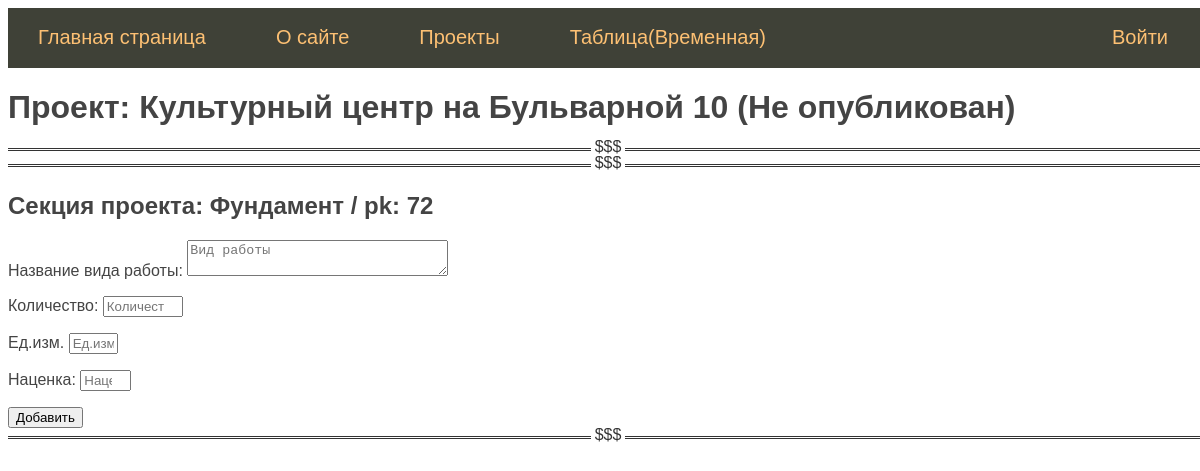
Page /add_work/80/72 on the committed database.
### estimate/models.py (models this page shows, shortened)
class Project(models.Model):
    title_p = models.CharField(max_length=255, unique=True,
                               verbose_name="Название Проекта")  # атрибут title будет определять одноименное поле как текстовую строку с максимальным числом символов 255.
    description_p = models.TextField(verbose_name="Текст статьи", blank=True,
                                     null=True)  # поле задано как текстовое с параметром blank=True. Данный параметр означает, что это поле может быть пустым, то есть, не содержать текста.
    time_create_p = models.DateTimeField(auto_now_add=True,
                                         verbose_name="Время создания")  # auto_now_add – позволяет фиксировать текущее время только в момент первого добавления записи в таблицу БД;
    time_update_p = models.DateTimeField(auto_now=True,
                                         verbose_name="Время изменения")  # auto_now – фиксирует текущее время всякий раз при изменении или добавлении записи в таблицу БД.
    is_published_p = models.BooleanField(default=False, verbose_name="Публикация", blank=True,
                                         null=True)  # атрибут is_published определен через класс BooleanField с параметром default=True. Это означает, что по умолчанию значение поля в БД будет установлено в значение True и статья будет считаться опубликованной.
    def __str__(self):
        return self.title_p
    class Meta:
        verbose_name = 'Проект'
        verbose_name_plural = '1.Проекты'
        ordering = ['-time_create_p', 'title_p']

class ProjectSection(models.Model):
    title_s = models.CharField(max_length=255, verbose_name="Раздел Проекта", unique=False)
    time_create_s = models.DateTimeField(auto_now_add=True, verbose_name="Время создания")
    time_update_s = models.DateTimeField(auto_now=True, verbose_name="Время изменения")
    is_published_s = models.BooleanField(default=False, verbose_name="Публикация", blank=True, null=True)
    prj = models.ForeignKey('Project', on_delete=models.CASCADE, null=False, verbose_name="Проект")
    class Meta:
        verbose_name = 'Раздел проекта'
        verbose_name_plural = '2.Разделы проекта'
        ordering = ['-title_s']

### estimate/views.py (the view)
# urls.py: path('add_work/<int:prj_id>/<int:sect_id>', add_work, name='add_work'),
def add_work(request, prj_id, sect_id):
    prj = Project.objects.get(pk=prj_id)
    sect = ProjectSection.objects.get(pk=sect_id)
    if request.method == 'POST':
        form_w = AddWorkType(request.POST)
        if form_w.is_valid():
            try:
                form_w.cleaned_data['prj_w'] = prj
                form_w.cleaned_data['sect'] = sect
                WorkType.objects.create(**form_w.cleaned_data)
                return redirect('project_table', prj_id=prj.pk)
            except:
                form_w.add_error(None, "Ошибка создания вида работы")
    else:
        form_w = AddWorkType()
    context = {'prj': prj, 'form_w': form_w, 'sect': sect}
    return render(request, 'estimate/add_work.html', context=context)

### estimate/forms.py
class AddWorkType(ModelForm):
    def __init__(self, *args, **kwargs):
        super().__init__(*args, **kwargs)
    quantity_w = IntegerField(label='Количество',
        widget=NumberInput(attrs={'placeholder': 'Количество', 'min': 1,
                                  'style': "width: calc(7ch + 20px)", 'class': "colortext"}))
    class Meta:
        model = WorkType
        fields = ('title_w', 'quantity_w', 'unit_w', 'margin_w',)
        widgets = {
            'title_w': Textarea(attrs={
                'placeholder': 'Вид работы',
                'cols': '30',
                'rows': '2',
                'maxlength': 100,
                'class': "colortext"
            }),
            'unit_w': TextInput(attrs={
                'placeholder': 'Ед.изм',
                'maxlength': '10',
                'size': '3',
                'class': "colortext"
            }),
            'margin_w': NumberInput(attrs={
                'min': '0',
                'placeholder': 'Наценка',
                'max': '200',
                'style': "width: calc(3ch + 20px)",
                'class': "colortext"
            }),
        }

### estimate/templatetags/estimate_tags.py (called while the page is built)
@register.simple_tag()
def return_menu():
    menu = [
        {'title': "Главная страница", 'url_name': 'index'},
        {'title': "О сайте", 'url_name': 'about'},
        {'title': "Проекты", 'url_name': 'all_projects'},
        {'title': 'Таблица(Временная)', 'url_name': 'page'},
        {'title': "Войти", 'url_name': 'login'}
    ]
    return menu

### estimate/templates/estimate/add_work.html (shortened to what this page needs)
{% extends 'estimate/base(in_process).html' %}
{% block content %}
{% if prj.is_published %}
    <h1>Проект: {{ prj.title_p }} (Опубликован)</h1>
  {% else %}
    <h1>Проект: {{ prj }} (Не опубликован)</h1>
  {% endif %}
  <hr>
  <hr>
  <h2>Секция проекта: {{ sect.title_s }} / pk: {{ sect.pk }}</h2>
  <form action="{% url 'add_work' prj.pk sect.pk %}" method="post">
  {{ form_w.as_p }}
  <button type="submit">Добавить</button>
  </form>
  <hr>
{% endblock content %}

### estimate/static/estimate/css/styles.css (style rules this page uses)
html, body { font-family: 'Arial'; padding: 0; height: 100%; width: 100%; color: #444; }
hr:after { background: #fff; content: '$$$'; padding: 0 4px; position: relative; top: -13px; }
hr { border: none; border-top: 3px double #333; color: #333; overflow: visible; text-align: center; height: 5px; }

### rows in the picture
Project: title_p "Культурный центр на Бульварной 10"
ProjectSection: title_s "Фундамент", pk "72"

### other values in the picture
{{ m.title }} "Главная страница" "О сайте" "Проекты" "Таблица(Временная)"
{{ m.title }} "Войти"
